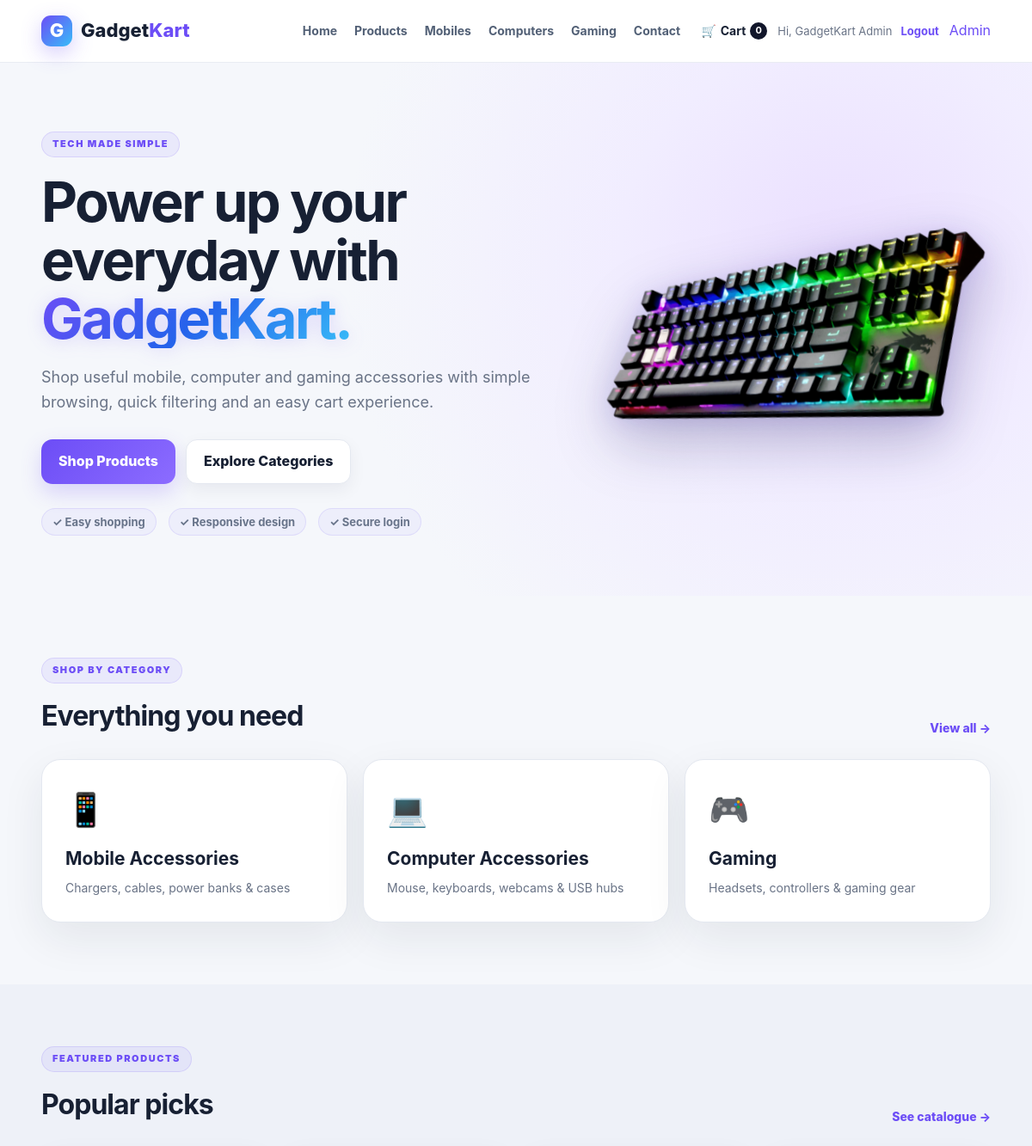
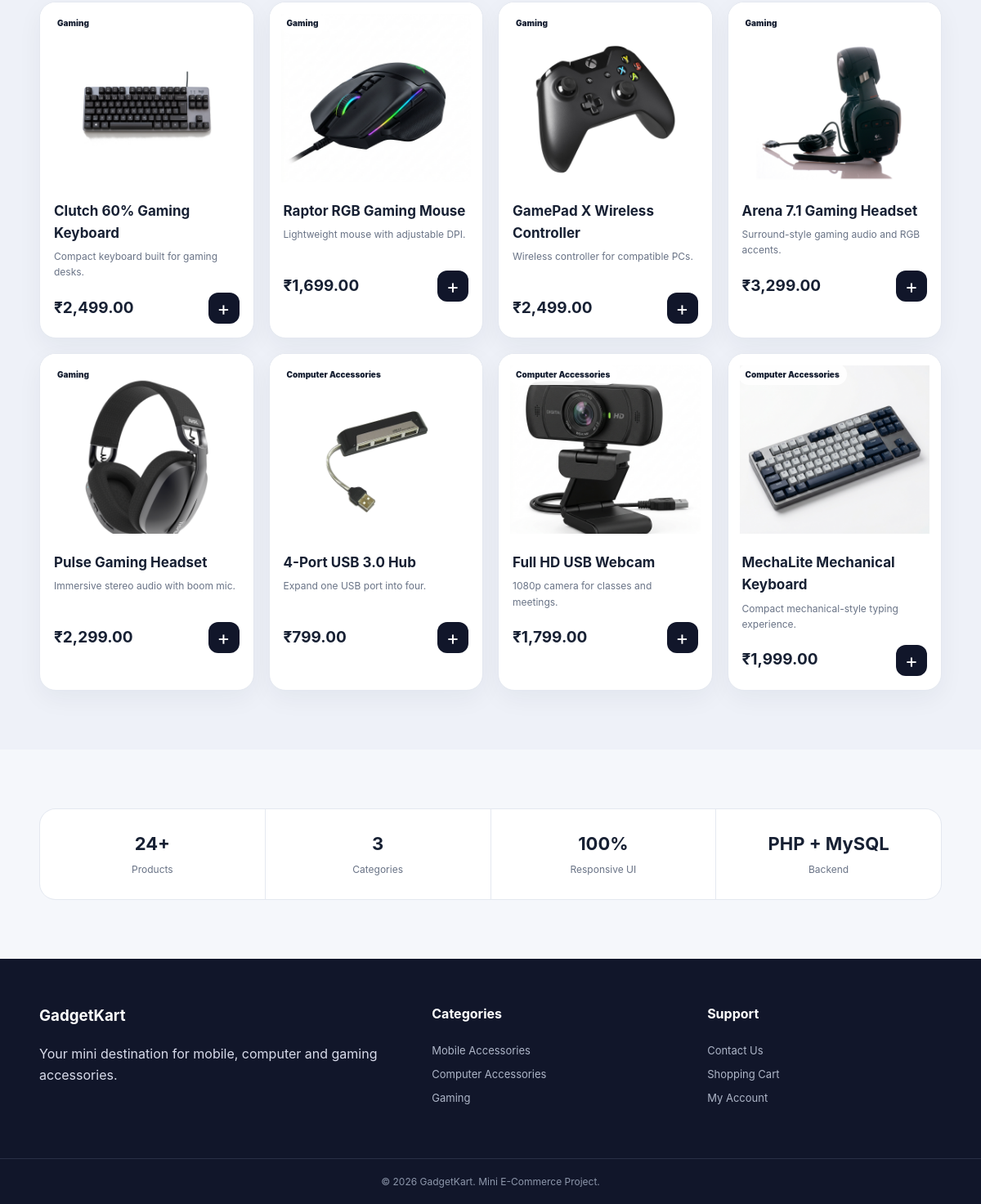
The page / (signed in) on the database its author committed (2 pictures, top to bottom).
### tables this page shows
CREATE TABLE products (
  id INT AUTO_INCREMENT PRIMARY KEY,
  name VARCHAR(150) NOT NULL,
  category VARCHAR(80) NOT NULL,
  subcategory VARCHAR(80) NOT NULL,
  price DECIMAL(10,2) NOT NULL,
  stock INT NOT NULL DEFAULT 0,
  image VARCHAR(255) NOT NULL,
  short_description VARCHAR(255) NOT NULL,
  description TEXT NOT NULL,
  is_featured TINYINT(1) NOT NULL DEFAULT 0,
  is_active TINYINT(1) NOT NULL DEFAULT 1,
  created_at TIMESTAMP DEFAULT CURRENT_TIMESTAMP
);

### includes/functions.php (called while the page is built, shortened)
<?php
function e($value) {
    return htmlspecialchars((string)$value, ENT_QUOTES, 'UTF-8');
}

### index.php (the view, shortened to what this page needs)
<?php
require_once 'includes/functions.php';
$featured = $conn->query(
    "SELECT * FROM products WHERE is_featured = 1 AND is_active = 1 ORDER BY id DESC LIMIT 8"
);
require 'includes/header.php';
?>
<section class="hero" id="heroSection">
    <div class="container hero-grid">
        <div class="hero-copy">
            <span class="eyebrow fade-in-down">TECH MADE SIMPLE</span>
            <h1 class="fade-in-up delay-1">Power up your everyday with <span>GadgetKart.</span></h1>
            <p class="fade-in-up delay-2">
                Shop useful mobile, computer and gaming accessories with simple browsing, quick filtering and an easy cart experience.
            </p>
            <div class="hero-cta fade-in-up delay-3">
                <a class="btn" href="products.php">Shop Products</a>
                <a class="btn btn-light" href="#categories">Explore Categories</a>
            </div>
            <div class="trust-row fade-in-up delay-4">
                <span>✓ Easy shopping</span>
                <span>✓ Responsive design</span>
                <span>✓ Secure login</span>
            </div>
        </div>
        <div class="hero-image-wrap" id="heroImageWrap">
            <img
                src="assets/images/hero-keyboard.png"
                alt="Gaming Keyboard"
                class="hero-keyboard-img idle-float"
                id="heroKeyboardImg"
            >
        </div>
    </div>
</section>
<section class="section" id="categories">
    <div class="container">
        <div class="section-head">
            <div>
                <span class="eyebrow">SHOP BY CATEGORY</span>
                <h2>Everything you need</h2>
            </div>
            <a href="products.php">View all &rarr;</a>
        </div>
        <div class="category-grid">
            <a class="category-card mobile" href="products.php?category=Mobile%20Accessories">
                <span>📱</span>
                <h3>Mobile Accessories</h3>
                <p>Chargers, cables, power banks &amp; cases</p>
            </a>
            <a class="category-card computer" href="products.php?category=Computer%20Accessories">
                <span>💻</span>
                <h3>Computer Accessories</h3>
                <p>Mouse, keyboards, webcams &amp; USB hubs</p>
            </a>
            <a class="category-card gaming" href="products.php?category=Gaming">
                <span>🎮</span>
                <h3>Gaming</h3>
                <p>Headsets, controllers &amp; gaming gear</p>
            </a>
        </div>
    </div>
</section>
<section class="section soft">
    <div class="container">
        <div class="section-head">
            <div>
                <span class="eyebrow">FEATURED PRODUCTS</span>
                <h2>Popular picks</h2>
            </div>
            <a href="products.php">See catalogue &rarr;</a>
        </div>
        <div class="product-grid">
            <?php while ($p = $featured->fetch_assoc()): ?>
                <article class="product-card">
                    <a href="product.php?id=<?= (int)$p['id'] ?>" class="product-image">
                        <img src="assets/images/<?= e($p['image']) ?>" alt="<?= e($p['name']) ?>">
                        <span><?= e($p['category']) ?></span>
                    </a>
                    <div class="product-body">
                        <h3>
                            <a href="product.php?id=<?= (int)$p['id'] ?>"><?= e($p['name']) ?></a>
                        </h3>
                        <p><?= e($p['short_description']) ?></p>
                        <div class="price-row">
                            <strong>₹<?= number_format($p['price'], 2) ?></strong>
                            <form method="post" action="cart.php">
                                <button class="icon-btn" title="Add to cart" type="submit">+</button>
                            </form>
                        </div>
                    </div>
                </article>
            <?php endwhile; ?>
        </div>
    </div>
</section>
<section class="section">
    <div class="container stats-band">
        <div>
            <strong>24+</strong>
            <span>Products</span>
        </div>
        <div>
            <strong>3</strong>
            <span>Categories</span>
        </div>
        <div>
            <strong>100%</strong>
            <span>Responsive UI</span>
        </div>
        <div>
            <strong>PHP + MySQL</strong>
            <span>Backend</span>
        </div>
    </div>
</section>
<?php require 'includes/footer.php'; ?>

### rows shown on the page
products: image (picture), category "Gaming", name "Clutch 60% Gaming Keyboard", short_description "Compact keyboard built for gaming desks.", price "2,499.00"
products: image (picture), category "Gaming", name "Raptor RGB Gaming Mouse", short_description "Lightweight mouse with adjustable DPI.", price "1,699.00"
products: image (picture), category "Gaming", name "GamePad X Wireless Controller", short_description "Wireless controller for compatible PCs.", price "2,499.00"
products: image (picture), category "Gaming", name "Arena 7.1 Gaming Headset", short_description "Surround-style gaming audio and RGB accents.", price "3,299.00"
products: image (picture), category "Gaming", name "Pulse Gaming Headset", short_description "Immersive stereo audio with boom mic.", price "2,299.00"
products: image (picture), category "Computer Accessories", name "4-Port USB 3.0 Hub", short_description "Expand one USB port into four.", price "799.00"
products: image (picture), category "Computer Accessories", name "Full HD USB Webcam", short_description "1080p camera for classes and meetings.", price "1,799.00"
products: image (picture), category "Computer Accessories", name "MechaLite Mechanical Keyboard", short_description "Compact mechanical-style typing experience.", price "1,999.00"

### other values the page prints
cart_count() "0"
current_user()['name'] "GadgetKart Admin"
